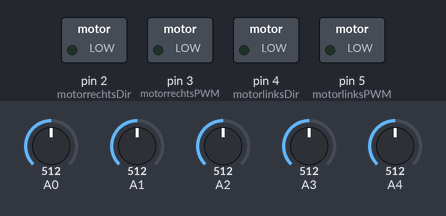
This sketch was run on a simulated Arduino Uno, built with avr-gcc and run on an emulated ATmega328P. Parts: switched loads named in the sketch (green lamp = pin HIGH). The inputs (shaded band) are chosen by the test bench; at power-on: A0 = 512, A2 = 512, A4 = 512, A1 = 512, A3 = 512.

Above: at 1.2 s.
1.3 s: A0 set to 546
2.8 s: A0 set to 569
At 4.0 s:
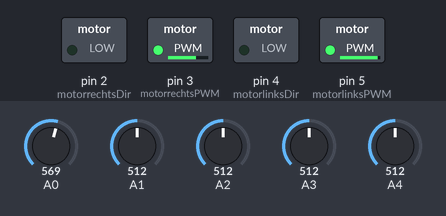
4.3 s: A2 set to 716
At 5.4 s:
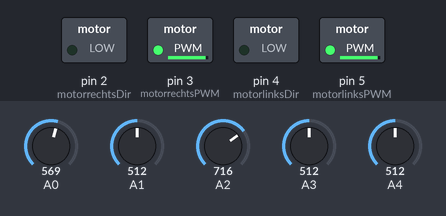
5.8 s: A4 set to 992
At 6.5 s:
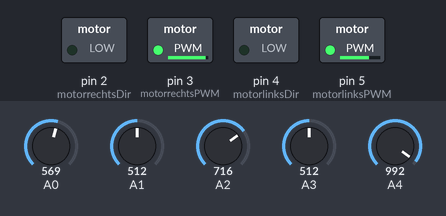
7.3 s: A1 set to 716
At 7.7 s:
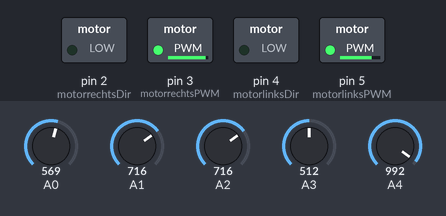
8.8 s: A3 set to 716
At 10.0 s:
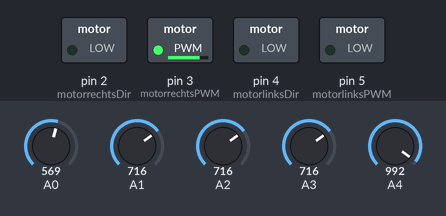
Timing chart, 0 to 11.3 s (numbered marks = the images above; inputs shaded):
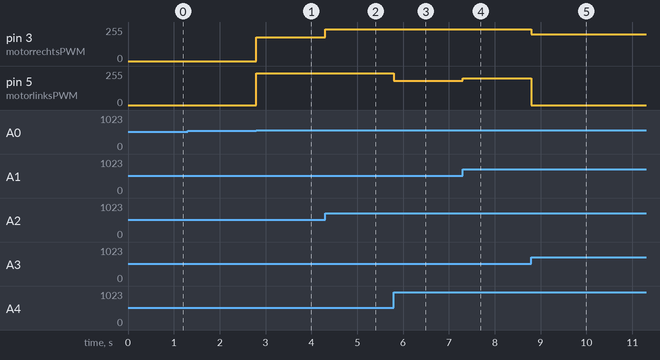

The sketch:

linefollow_search_push.ino
```cpp
/************************************************************/
/*          Look around: push object away on WHITEFIELD     */
/************************************************************/

// typ hier de aansluitingen van de motordriver, voor de twee motors
#define motorrechtsPWM 3
#define motorrechtsDir 2
#define motorlinksPWM  5
#define motorlinksDir  4

//callibration variables
int calib_speed_corrR = 0;  //if motors deviate, correct it
int calib_speed_corrL = 0;  //if motors deviate, correct it

//robots
#define SAYA    0
#define GUDRUN  1
#define THIEMEN 2
#define JASPER  3
#define BLSTEF  4
#define STEF    5
#define MLOUISE 6
int ROBOT = SAYA;

//new batteries
#define newbat false

int calib_max_speed, calib_no_speed, SLOW_SPEED, search_turn_speed;
//based on sensors an extra slowdown can be set, it will be substracted from the speed!
int extra_slowdown=0;
unsigned long slowdown_start = 0UL;

// afstandsmeting
#define trigPin 12
#define echoPin 13
//speed of sound in air in cm/micros
#define SPEED_SOUND 0.034
//the max distance in cm we want to measure
#define MAX_DIST 70.
//timeout to wait for echo pulse in microseconds
unsigned long timeout_echo = (2* MAX_DIST+1) / SPEED_SOUND;

bool test=false;

//geen PID control http://en.wikipedia.org/wiki/PID_controller
// enkel proportioneel de afwijking van middellijn in rekening brengen

#define SCHAAL_FOUT 1000

int black[2]  = {600,1100}; // hiertussen zouden de waarden voor zwart moeten zijn
int white[2]  = { 0, 500};
// correction callibration
int corrwhite[5] = {0,0,0,0,0};
int corrblack[5] = {0,0,0,0,0};

// Wat kunnen we zien met 5 sensoren van lijnsensor?
#define LS_UNKNOWN    0 // we kunnen niet bepalen wat we zien
#define LS_BLACKLINE  1 // een zwarte lijn
#define LS_BLACKFIELD 2 // een zwart veld
#define LS_WHITEFIELD 3 // een wit veld
#define LS_BLACKLEFT  4 // zwart afbuigend naar links
#define LS_BLACKRIGHT 5 // zwart afbuigend naar rechts
#define LS_BLACKSPLIT 6 // zwart links en rechts, niet midden
#define LS_BLACKEXTREMELEFT  7 // zwart uiterst links
#define LS_BLACKEXTREMERIGHT 8 // zwart uiterst rechts
#define LS_BLACKBANKLEFT     9 // zwart uiterst rechts
#define LS_BLACKBANKRIGHT   10 // zwart uiterst rechts

//wijzigende variabelen
float sensors_average;
float sensors_average_bl; // hier houden we rekening met een baseline, dat is we trekken het minimun ervan af

float mid_point = 2; //midden van de sensoren 0,1,2,3,4
float max_err = max(4-mid_point, mid_point-0) * SCHAAL_FOUT;
float min_err = 0.5 * SCHAAL_FOUT;
long error_value;

// Array om de 5 sensorlezingen in op te slaan
long sensors[5] = {0, 0, 0, 0, 0};

//enkele extra variabelen
// hoeveel verschil moet er zijn tussen grootste en kleinste waarden
// om te zeggen dat er een lijn gezien is
#define ACCURACY 100

int speed_corr;
int right_speed;
int left_speed;
int turn_correction;
int backward_speed;
unsigned long backward_time;   //ms to drive backward
int corr_pushL, corr_pushR;


int max_zichtbare_afstand = 55; //afstand in cm die we onderzoeken, verder zien we niet!
// wanneer stoppen?
int stop_afstand = 5; // stopt aan 10 cm
float distance_object;
bool invert_search_dir = false;

bool onsearchfield = false;
unsigned long prevtimewhitefield = 0UL;
bool finished = false;
#define NO_OBJECT      0
#define OBJECT_FAR     1
#define OBJECT_NEAR    2
#define OBJECT_COLLIDE 3


void setup(){
  if (newbat) {
    calib_max_speed = 180; //maximum value you want
    calib_no_speed  =  110; //lowest value that motors don't move anymore
    SLOW_SPEED      = 120;         //a slow speed good for searching
    turn_correction =  40;
    calib_speed_corrR = 0;  //if motors deviate, correct it
    calib_speed_corrL = 0; //if motors deviate, correct it
    corr_pushL = 0;
    corr_pushR = 0;
    search_turn_speed = 100;
    backward_speed = -calib_max_speed+turn_correction;
    backward_time = 500UL;
    if (ROBOT==THIEMEN)
      {calib_max_speed = 150;
      } else if (ROBOT==BLSTEF)
      {calib_max_speed = 140;
       calib_no_speed = 75;
      } else if (ROBOT==MLOUISE)
      {calib_max_speed = 130;
       calib_no_speed = 90;
       turn_correction =  40;
       backward_speed = -80;
      } else if (ROBOT==JASPER)
      {calib_max_speed = 130;
       search_turn_speed = 140;
       calib_no_speed = 80;
       backward_time = 300UL;
       corr_pushL=20;
      }else if (ROBOT==SAYA)
      {calib_max_speed = 140;
       calib_no_speed = 100;
       calib_speed_corrR = -10;
      };
  } else {
  //old batteries
    calib_max_speed = 240; //maximum value you want
    calib_no_speed  = 110; //lowest value that motors don't move anymore
    SLOW_SPEED      = 200;         //a slow speed good for searching
    turn_correction =   0;
    search_turn_speed = 220;
    backward_speed = -calib_max_speed+turn_correction;
  }
  if (ROBOT == THIEMEN){
    black[0] = 700;
  } else if (ROBOT == JASPER){
    black[0] = 700;
    white[1] = 400;
  }
  if (ROBOT == SAYA){
    corrwhite[0]=0;corrwhite[1]=0;corrwhite[2]=0;corrwhite[3]=20;corrwhite[4]=190;
    corrblack[0]=0;corrblack[1]=50;corrblack[2]=0;corrblack[3]=20;corrblack[4]=50;
  } else if (ROBOT == GUDRUN){
    corrwhite[0]=0;corrwhite[1]=0;corrwhite[2]=50;corrwhite[3]=0;corrwhite[4]=0;
    corrblack[0]=0;corrblack[1]=-10;corrblack[2]=20;corrblack[3]=0;corrblack[4]=0;
  } else if (ROBOT == THIEMEN){
    corrwhite[0]=0;corrwhite[1]=0;corrwhite[2]=0;corrwhite[3]=0;corrwhite[4]=0;
    corrblack[0]=0;corrblack[1]=70;corrblack[2]=50;corrblack[3]=30;corrblack[4]=40;
  } else if (ROBOT == JASPER){
    invert_search_dir = false;
    //corrwhite[0]=100;corrwhite[1]=0;corrwhite[2]=0;corrwhite[3]=0;corrwhite[4]=100;
    //corrblack[0]=0;corrblack[1]=0;corrblack[2]=0;corrblack[3]=0;corrblack[4]=0;
    corrwhite[0]=30;corrwhite[1]=0;corrwhite[2]=0;corrwhite[3]=0;corrwhite[4]=0;
    corrblack[0]=0;corrblack[1]=0;corrblack[2]=0;corrblack[3]=0;corrblack[4]=0;
  } else if (ROBOT == BLSTEF){
    corrwhite[0]=40;corrwhite[1]=0;corrwhite[2]=0;corrwhite[3]=0;corrwhite[4]=0;
    corrblack[0]=40;corrblack[1]=0;corrblack[2]=0;corrblack[3]=0;corrblack[4]=0;
  } else if (ROBOT == STEF){
    corrwhite[0]=0;corrwhite[1]=0;corrwhite[2]=100;corrwhite[3]=0;corrwhite[4]=0;
    corrblack[0]=0;corrblack[1]=0;corrblack[2]=0;corrblack[3]=0;corrblack[4]=0;
  } else if (ROBOT == MLOUISE){
    invert_search_dir = true;
    corrwhite[0]=0;corrwhite[1]=0;corrwhite[2]=0;corrwhite[3]=100;corrwhite[4]=40;
    corrblack[0]=0;corrblack[1]=0;corrblack[2]=0;corrblack[3]=0;corrblack[4]=0;
  }
  if (test) {
    Serial.begin(9600);
  }
  // aansluitingen sensor
  pinMode(trigPin, OUTPUT);
  pinMode(echoPin, INPUT);

  pinMode(motorlinksPWM, OUTPUT);
  pinMode(motorlinksDir, OUTPUT);
  pinMode(motorrechtsPWM, OUTPUT);
  pinMode(motorrechtsDir, OUTPUT);
}

void loop(){
  //unset slowdown if longer than 4 sec
  if (extra_slowdown > 0 && (millis()-slowdown_start > 4000UL)) {
    extra_slowdown = 0;
  }
  //Reads sensor values and computes sensor sum and weighted average
  int nrseen = 0;
  int lineseen = sensors_read();
  onsearchfield = false;
  switch (lineseen) {
    case LS_BLACKLINE:
    case LS_BLACKBANKLEFT:
    case LS_BLACKLEFT:
    case LS_BLACKBANKRIGHT:
    case LS_BLACKRIGHT:
      finished = false;
      onsearchfield = false;
      calc_turn();
      //Computes the error to be corrected
      motor_drive(right_speed, left_speed); //Sends PWM signals to the motors
      break;
    case LS_UNKNOWN:
      //can't decide what we have seen. stop and read again
      motor_drive(0, 0);
      if (test) {
        Serial.println("No line seen !!!");
      }
      break;
    case LS_WHITEFIELD:
      motor_drive(0,0);
      onsearchfield = false;
      if (test) {
        Serial.println("white line !!!");
      }
      if (millis() - prevtimewhitefield < 1500UL) {
        //really on white field
        motor_drive(0,0);
        onsearchfield = true;
      } else {
        //back up a bit to find the line again
        prevtimewhitefield = millis();
        motor_drive(0,0);
        delay(100);
        motor_drive(backward_speed, backward_speed);
        delay(backward_time);
        motor_drive(0,0);
        delay(100);
        // slow down before continuing
        extra_slowdown = (calib_max_speed - SLOW_SPEED)/2;
      }
//      //we do three repeats
//      for (int seeagain=0; seeagain<3; seeagain++) {
//        if (LS_WHITEFIELD == sensors_read()){
//          nrseen += 1;
//          delay(200);
//        }
//      }
//      if (nrseen == 3) {
//        onsearchfield = true;
//      } else {
//        onsearchfield = false;
//      }
      if (!finished && onsearchfield){
        search_object();
        move_to_object();
        push_object();
      } // else: make him follow line again next loop
      break;
    case LS_BLACKFIELD:
      //a black field. here we should stop. wait a sec, try again, if still problem, go backward a bit, try again?
      motor_drive(0, 0);
      break;
    case LS_BLACKEXTREMELEFT:
      // we assume a sharp turn to left
      motor_drive(calib_max_speed-turn_correction, -calib_max_speed+turn_correction);
      delay(100);
      motor_drive(0,0);
      break;
//    case LS_BLACKBANKLEFT:
//      // we assume a sharp turn to left
//      motor_drive(calib_max_speed-turn_correction, 0);
//      delay(100);
//      motor_drive(0,0);
//      break;
    case LS_BLACKEXTREMERIGHT:
      // we assume a sharp turn to right
      motor_drive(-calib_max_speed+turn_correction , calib_max_speed-turn_correction);
      delay(100);
      motor_drive(0,0);
      break;
//    case LS_BLACKBANKRIGHT:
//      // we assume a sharp turn to right
//      motor_drive(0 , calib_max_speed-turn_correction);
//      delay(100);
//      motor_drive(0,0);
//      break;
    default:
      motor_drive(0, 0);
      break;
  }
  if (finished){
    motor_drive(0, 0);
  }
}

boolean sensors_read(){
  /*
  Method to read the sensors. Return type of black seen, and does
  necessary computations to know where the line is.
  */
  int sensors_sum = 0;
  int sensors_sum_bl = 0;
  int baseline = 1024;
  int topline = 0;
  sensors_average = 0;
  sensors_average_bl = 0;
  for (int i = 0; i < 5; i++){
    sensors[i] = analogRead(i);
    if (sensors[i] < 501){ sensors[i] = sensors[i]-corrwhite[i];}
    else { sensors[i] = sensors[i]-corrblack[i];}
    if (baseline > sensors[i]){
      baseline = sensors[i];
    }
    if (topline < sensors[i]){
      topline = sensors[i];
    }
  }
  for (int i = 0; i<5; i++){
    int val = sensors[i];
    sensors_average += val * i;
    //Calculating the weighted mean
    sensors_sum += val;
    sensors_average_bl += (val-baseline) * i;
    //Calculating the weighted mean maar nu trekken we laagste waarde ervan af
    sensors_sum_bl += val-baseline;
  }
  sensors_average=sensors_average/sensors_sum;         // gewogen gemiddelde
  sensors_average_bl=sensors_average_bl/sensors_sum_bl;// gewogen gemiddelde met baseline

  //de foutwaarde
  error_value = long((sensors_average_bl - mid_point) * SCHAAL_FOUT);

  int seen = LS_UNKNOWN;
  if (baseline > black[0]){
    seen = LS_BLACKFIELD;
  } else if (topline < white[1]){
    seen = LS_WHITEFIELD;
  } else if (topline-baseline < ACCURACY){
    // no line seen but not black or white field
    seen = LS_UNKNOWN;
  } else if (sensors[2] < white[1] && sensors[0] > black[0] && sensors[4] > black[0]) {
    seen = LS_BLACKSPLIT;
  } else if (sensors[0] < white[1] && sensors[3] > black[0] && sensors[2] < black[0]) {
    seen = LS_BLACKLEFT;
  } else if (sensors[0] < white[1] && sensors[3] > black[0] && sensors[4] > black[0]) {
    seen = LS_BLACKBANKLEFT;
  } else if (sensors[0] < white[1] && sensors[4] > black[0]) {
    seen = LS_BLACKEXTREMELEFT;
  } else if (sensors[4] < white[1] && sensors[1] > black[0] && sensors[2] < black[0]) {
    seen = LS_BLACKRIGHT;
  } else if (sensors[4] < white[1] && sensors[0] > black[0] && sensors[1] > black[0]) {
    seen = LS_BLACKBANKRIGHT;
  } else if (sensors[4] < white[1] && sensors[0] > black[0]) {
    seen = LS_BLACKEXTREMERIGHT;
  } else {
    seen = LS_BLACKLINE;
  }
  if (test) {
    motor_drive(0,0);
    Serial.print("prev speed: "); Serial.print(right_speed); Serial.print(" "); Serial.println(left_speed);
    Serial.print("I see:"); Serial.println(seen);
    Serial.print("Corrected measured: ");
    for (int i = 0; i<5; i++){
      Serial.print(sensors[i]);Serial.print(" ");
    }
    Serial.println(" ");
    delay(2000);
  }
  return seen;
}

void search_object(){
  //we look for the object. First rotate left 180 degrees
  motor_drive(0,0);
      if (test) {
        Serial.println("Searching object!");
      }
  //delay(1000);
  //now rotate and scan
  if (invert_search_dir) {
    motor_drive(search_turn_speed,-search_turn_speed);
  } else {
    motor_drive(-search_turn_speed,search_turn_speed);
  }
  bool cont = true;
  while (cont) {
    switch (measure_distance(distance_object)) {
      case OBJECT_FAR:
      case OBJECT_NEAR:
      case OBJECT_COLLIDE:
        motor_drive(0,0);
        cont = false;
        break;
    }
  }
}

int measure_distance(float &distance){
  //determine how far an obstacle is
  // bepalen van afstand tot het blikje
  int duration;
  // 1 milliseconde kijken wat afstand van blik is
  digitalWrite(trigPin, HIGH);
  delayMicroseconds(1000);
  digitalWrite(trigPin, LOW);
  // berekenen afstand in cm (test dit en pas breuk aan als nodig!
  duration = pulseIn(echoPin, HIGH, timeout_echo);
  //Merk op: Out of range == 0 cm!
  distance = (duration/2) / 29.1;
  if (test) {
        Serial.print("Dist ");Serial.print(distance);Serial.println(" ");
    }
  if (distance <= 0 || distance >= max_zichtbare_afstand){
    distance = max_zichtbare_afstand;
    return NO_OBJECT;
  } else if (distance > max_zichtbare_afstand/2.) {
    return OBJECT_FAR;
  } else if (distance > stop_afstand) {
    return OBJECT_NEAR;
  } else {
    return OBJECT_COLLIDE;
  }
}

void move_to_object(){
  //we go to object as long as we are on WHITEFIELD
  int speedval;
      if (test) {
        Serial.println("Moving to object");
      }
  motor_drive(0,0);
  int pos_obj;
  //pos_obj = measure_distance(distance_object);
  bool cont=true;
  while (cont){
    pos_obj = measure_distance(distance_object);
    switch (pos_obj){
      case NO_OBJECT:
        //problem, research the object
        search_object();
        break;
      case OBJECT_FAR:
      case OBJECT_NEAR:
        speedval = min(calib_max_speed, calib_max_speed * max(SLOW_SPEED/(calib_max_speed*1.0), (distance_object)/(max_zichtbare_afstand)));
        Serial.print("Moving with speed ");Serial.println(speedval);
        motor_drive(speedval, speedval);
        delay(500);
        //motor_drive(0, 0);
        break;
      case OBJECT_COLLIDE:
        motor_drive(SLOW_SPEED, SLOW_SPEED);
        cont=true;
        break;
    }
    // test if still WHITEFIELD !
    int nrwhite = 0;
    int lineseen;
    for (int ind=0; ind<5; ind++) {
      lineseen = sensors_read();
      if (lineseen == LS_WHITEFIELD) {nrwhite++;}
    }
    if (nrwhite < 4) {
      //problem, at edge of field!, stop and search next cycle.
      cont = false;
      motor_drive(-180,180);
      delay(500);
      motor_drive(0,0);
    }
  }
}

void push_object(){
  // we now are or in front of object, or on edge search field. In first case, push it out.
      if (test) {
        Serial.println("Pushing object");
      }
  int pos_obj = measure_distance(distance_object);
  if (pos_obj == OBJECT_COLLIDE) {
    //we drive forward slowly for 7 sec?
    motor_drive(calib_max_speed+corr_pushL, calib_max_speed+corr_pushR);
    delay(8000);
    motor_drive(calib_max_speed,-calib_max_speed);
    delay(2000);
    //finished = true;
    motor_drive(0,0);
  }
}

void calc_turn(){

  //Restricting the error value between -max_err, -min_err and min_err, max_err.
  if (error_value > max_err){
    // not possible ...
    error_value = max_err;
  } else if (error_value < -max_err) {
    // not possible ...
    error_value = -max_err;
  }
  if (abs(error_value) < min_err){
    // don't correct yet
    error_value = 0;
  }
  //convert to correct number
  speed_corr = float(error_value)/float(max_err) * (calib_max_speed-calib_no_speed);
  if (error_value < -1000) {
    //line at sensor 0 move line slowly towards 2 (to left), by a right turn, so reducing speed right
    right_speed = 0;
    left_speed = SLOW_SPEED;
    if (ROBOT == THIEMEN) {
      right_speed = -SLOW_SPEED;
      left_speed  = SLOW_SPEED;
    }
  } else if (error_value < 0){
    //line at sensor 0 to 2, move line towards 2 (to left), by reducing speed right
    right_speed = calib_max_speed + speed_corr;
    left_speed = calib_max_speed;
    if (ROBOT == THIEMEN) {
      left_speed  = calib_max_speed + 2*speed_corr;
    }
  } else if (error_value > 1000) {
    //line at sensor 4 move line slowly towards 3 (to right), by a left turn, so reducing speed left
    right_speed = SLOW_SPEED;
    left_speed = 0;
    if (ROBOT == THIEMEN) {
      right_speed = SLOW_SPEED;
      left_speed  = -SLOW_SPEED;
    }
  } else {
    //line at sensor 2 to 4, move line towards 2, by reducing speed left
    right_speed = calib_max_speed;
    left_speed = calib_max_speed - speed_corr;
    if (ROBOT == THIEMEN) {
      left_speed  = calib_max_speed - 2*speed_corr;
    }
  }
}

void motor_drive(int right_speed, int left_speed){
  // Drive motors according to the given values
  int sgvr = 1;
  if (right_speed != 0) {sgvr = abs(right_speed)/right_speed;}
  int sgvl = 1;
  if (left_speed != 0) {sgvl = abs(left_speed)/left_speed;}
  int vr = abs(right_speed) - extra_slowdown + calib_speed_corrR;
  int vl = abs(left_speed) - extra_slowdown + calib_speed_corrL;
  if (vr > calib_max_speed) {vr = calib_max_speed;}
  else if (vr<0) {vr = 0;}
  vr = vr * sgvr;
  if (vl > calib_max_speed) {vl = calib_max_speed;}
  else if (vl<0) {vl = 0;}
  vl = vl * sgvl;

  if (right_speed>=0){
    digitalWrite(motorrechtsDir, LOW); //vooruit
    analogWrite(motorrechtsPWM, vr);
  } else {
    digitalWrite(motorrechtsDir, HIGH); //achteruit
    analogWrite(motorrechtsPWM, 255+vr);
  }
  if (left_speed>=0){
    digitalWrite(motorlinksDir, LOW); //vooruit
    analogWrite(motorlinksPWM, vl);
  } else {
    digitalWrite(motorlinksDir, HIGH); //achteruit
    analogWrite(motorlinksPWM, 255+vl);
  }
}
```

Measured:
- the behaviour switches between 561 and 562 on A0 (found by bisection; images 0 and 1)
- after the input at 1.3 s, every drawn part: stays the same
- after the input at 2.8 s, pin 3 (motorrechtsPWM): 0/255 → 177/255 at once; pin 5 (motorlinksPWM): 0/255 → 240/255 at once
- after the input at 4.3 s, pin 3 (motorrechtsPWM): 177/255 → 240/255 at once
- after the input at 5.8 s, pin 5 (motorlinksPWM): 240/255 → 183/255 at once
- after the input at 7.3 s, pin 5 (motorlinksPWM): 183/255 → 200/255 at once
- after the input at 8.8 s, pin 3 (motorrechtsPWM): 240/255 → 200/255 at once; pin 5 (motorlinksPWM): 200/255 → 0/255 at once
